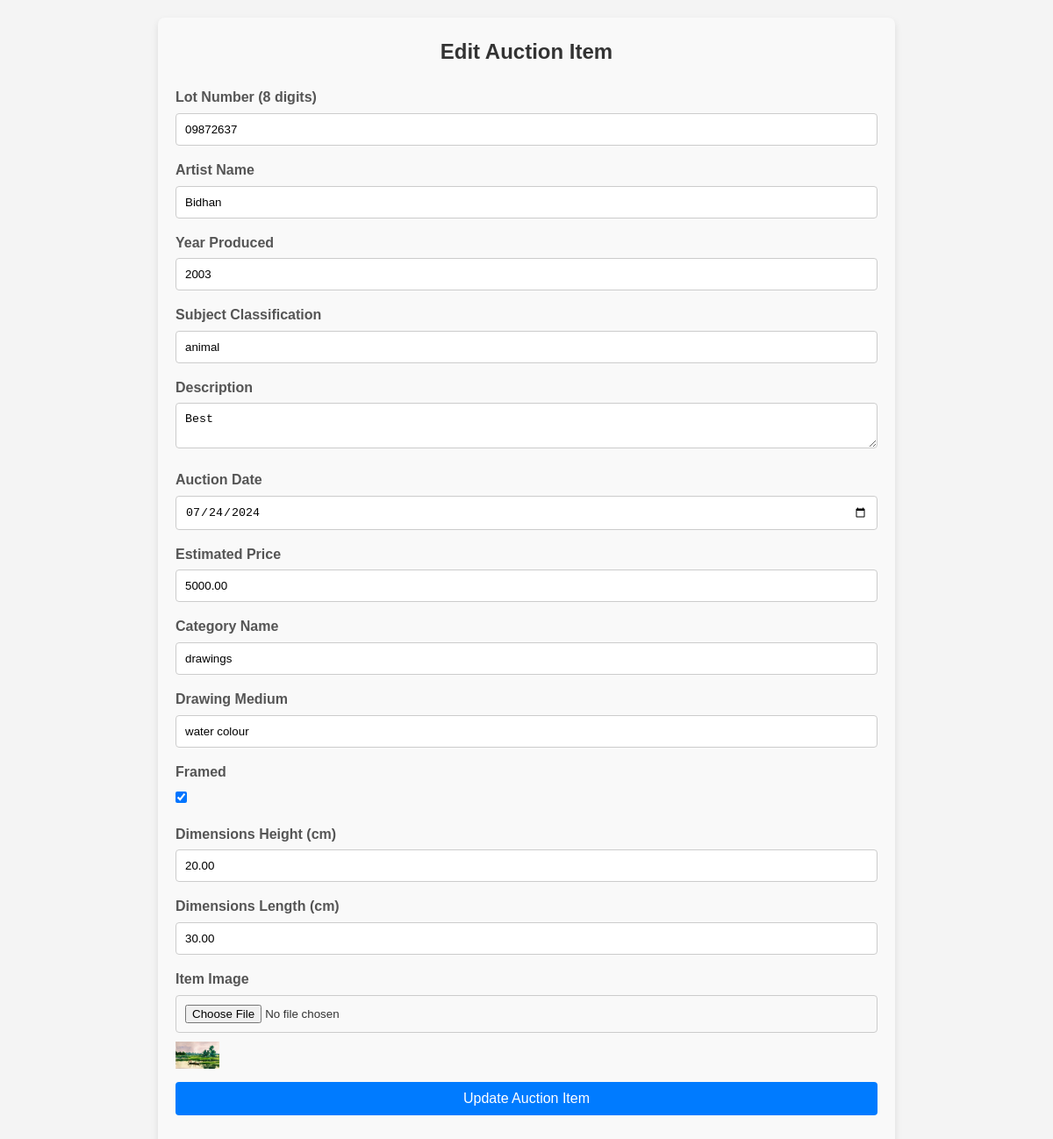
Screenshot of /editauction.php?id=3 with the database file from the repository.
### tables this page shows
CREATE TABLE `addauction` (
  `id` int(255) NOT NULL,
  `lot_number` varchar(255) NOT NULL,
  `artist_name` varchar(255) NOT NULL,
  `year_produced` varchar(255) NOT NULL,
  `subject_classification` varchar(255) NOT NULL,
  `description` text NOT NULL,
  `auction_date` date NOT NULL,
  `estimated_price` decimal(10,2) NOT NULL,
  `category_name` varchar(255) NOT NULL,
  `drawing_medium` varchar(255) NOT NULL,
  `framed` tinyint(1) NOT NULL,
  `dimensions_height` decimal(10,2) NOT NULL,
  `dimensions_length` decimal(10,2) NOT NULL,
  `image_path` varchar(255) NOT NULL
);

### editauction.php (the view, shortened to what this page needs)
<?php
$servername = "localhost";
$username = "root";
$password = "";
$databasename = "auctioncys";
try {
    $mov = new PDO("mysql:host=$servername;dbname=$databasename", $username, $password);
    $mov->setAttribute(PDO::ATTR_ERRMODE, PDO::ERRMODE_EXCEPTION);
} catch(PDOException $e) {
    echo "Connection failed: " . $e->getMessage();
}
if (isset($_GET['id'])) {
    $id = $_GET['id'];
    $sql = "SELECT * FROM addauction WHERE id = :id";
    $stmt = $mov->prepare($sql);
    $stmt->bindParam(':id', $id);
    $stmt->execute();
    $auction = $stmt->fetch(PDO::FETCH_ASSOC);
}
?>
<!DOCTYPE html>
<html lang="en">
<head>
    <link rel="stylesheet" href="style_auction.css">
</head>
<body>
    <div class="custom-container">
        <h2>Edit Auction Item</h2>
        <form action="editAuction.php?id=<?php echo $auction['id']; ?>" method="POST" enctype="multipart/form-data">
            <div class="custom-form-group">
                <label for="lotNumber">Lot Number (8 digits)</label>
                <input type="text" id="lotNumber" name="lotNumber" value="<?php echo htmlspecialchars($auction['lot_number']); ?>" required>
            </div>
            <div class="custom-form-group">
                <label for="artistName">Artist Name</label>
                <input type="text" id="artistName" name="artistName" value="<?php echo htmlspecialchars($auction['artist_name']); ?>" required>
            </div>
            <div class="custom-form-group">
                <label for="yearProduced">Year Produced</label>
                <input type="number" id="yearProduced" name="yearProduced" value="<?php echo htmlspecialchars($auction['year_produced']); ?>" required>
            </div>
            <div class="custom-form-group">
                <label for="subjectClassification">Subject Classification</label>
                <input type="text" id="subjectClassification" name="subjectClassification" value="<?php echo htmlspecialchars($auction['subject_classification']); ?>" required>
            </div>
            <div class="custom-form-group">
                <label for="description">Description</label>
                <textarea id="description" name="description" required><?php echo htmlspecialchars($auction['description']); ?></textarea>
            </div>
            <div class="custom-form-group">
                <label for="auctionDate">Auction Date</label>
                <input type="date" id="auctionDate" name="auctionDate" value="<?php echo htmlspecialchars($auction['auction_date']); ?>" required>
            </div>
            <div class="custom-form-group">
                <label for="estimatedPrice">Estimated Price</label>
                <input type="number" id="estimatedPrice" name="estimatedPrice" value="<?php echo htmlspecialchars($auction['estimated_price']); ?>" required>
            </div>
            <div class="custom-form-group">
                <label for="categoryName">Category Name</label>
                <input type="text" id="categoryName" name="categoryName" value="<?php echo htmlspecialchars($auction['category_name']); ?>" required>
            </div>
            <div class="custom-form-group">
                <label for="drawingMedium">Drawing Medium</label>
                <input type="text" id="drawingMedium" name="drawingMedium" value="<?php echo htmlspecialchars($auction['drawing_medium']); ?>" required>
            </div>
            <div class="custom-form-group">
                <label for="framed">Framed</label>
                <input type="checkbox" id="framed" name="framed" <?php echo $auction['framed'] ? 'checked' : ''; ?>>
            </div>
            <div class="custom-form-group">
                <label for="dimensionsHeight">Dimensions Height (cm)</label>
                <input type="number" id="dimensionsHeight" name="dimensionsHeight" value="<?php echo htmlspecialchars($auction['dimensions_height']); ?>" required>
            </div>
            <div class="custom-form-group">
                <label for="dimensionsLength">Dimensions Length (cm)</label>
                <input type="number" id="dimensionsLength" name="dimensionsLength" value="<?php echo htmlspecialchars($auction['dimensions_length']); ?>" required>
            </div>
            <div class="custom-form-group">
                <label for="itemImage">Item Image</label>
                <input type="file" id="itemImage" name="itemImage">
                <img src="<?php echo htmlspecialchars($auction['image_path']); ?>" alt="Image" width="50">
            </div>
            <div class="custom-form-group">
                <button type="submit">Update Auction Item</button>
            </div>
        </form>
    </div>
</body>
</html>

### style_auction.css (style rules this page uses)
body, h2, p, form, input, select, textarea, button { margin: 0; padding: 0; box-sizing: border-box; }
body { font-family: Arial, sans-serif; background-color: #f4f4f4; color: #333; line-height: 1.6; padding: 20px; }
h2 { text-align: center; margin-bottom: 20px; color: #333; }
button { display: block; width: 100%; padding: 10px; background: #007BFF; color: #fff; border: none; border-radius: 4px; font-size: 16px; cursor: pointer; }
.custom-container { max-width: 800px; margin: 0 auto; padding: 20px; background-color: #f9f9f9; box-shadow: 0 4px 8px rgba(0, 0, 0, 0.1); border-radius: 8px; }
.custom-container h2 { text-align: center; margin-bottom: 20px; color: #333; }
.custom-form-group { margin-bottom: 15px; }
.custom-form-group label { display: block; font-weight: bold; margin-bottom: 5px; color: #555; }
.custom-form-group input[type="text"], .custom-form-group input[type="number"], .custom-form-group input[type="date"], .custom-form-group input[type="file"], .custom-form-group textarea { width: 100%; padding: 10px; border: 1px solid #ccc; border-radius: 4px; box-sizing: border-box; transition: border-color 0.3s ease; }
.custom-form-group input[type="checkbox"] { margin-right: 10px; }
.custom-form-group img { display: block; margin-top: 10px; }
.custom-form-group button { width: 100%; padding: 10px; background-color: #007BFF; color: #fff; border: none; border-radius: 4px; cursor: pointer; transition: background-color 0.3s ease; }

### rows the page displays
addauction: lotNumber "09872637", artistName "Bidhan", yearProduced "2003", subjectClassification "animal", description "Best", auctionDate "07/24/2024", estimatedPrice "5000.00", categoryName "drawings", drawingMedium "water colour", framed "☑", dimensionsHeight "20.00", dimensionsLength "30.00", image_path (picture)
